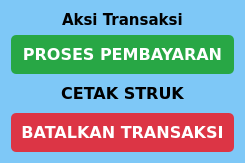
           <widget class="QFrame" name="transaction_action_frame">
            <property name="sizePolicy">
             <sizepolicy hsizetype="Preferred" vsizetype="Expanding">
              <horstretch>0</horstretch>
              <verstretch>0</verstretch>
             </sizepolicy>
            </property>
            <property name="styleSheet">
             <string notr="true">QFrame {
    background-color: #7ec8f7; 
    border-radius: 5px; 
}</string>
            </property>
            <property name="frameShape">
             <enum>QFrame::Shape::StyledPanel</enum>
            </property>
            <property name="frameShadow">
             <enum>QFrame::Shadow::Raised</enum>
            </property>
            <layout class="QVBoxLayout" name="verticalLayout_8">
             <item alignment="Qt::AlignmentFlag::AlignHCenter">
              <widget class="QLabel" name="transaction_action_label">
               <property name="sizePolicy">
                <sizepolicy hsizetype="Preferred" vsizetype="Fixed">
                 <horstretch>0</horstretch>
                 <verstretch>0</verstretch>
                </sizepolicy>
               </property>
               <property name="font">
                <font>
                 <family>Verdana</family>
                 <pointsize>11</pointsize>
                 <bold>true</bold>
                </font>
               </property>
               <property name="text">
                <string>Aksi Transaksi</string>
               </property>
              </widget>
             </item>
             <item>
              <widget class="QPushButton" name="payment_proses_button">
               <property name="sizePolicy">
                <sizepolicy hsizetype="Minimum" vsizetype="Expanding">
                 <horstretch>0</horstretch>
                 <verstretch>0</verstretch>
                </sizepolicy>
               </property>
               <property name="font">
                <font>
                 <family>Verdana</family>
                 <pointsize>12</pointsize>
                 <bold>true</bold>
                </font>
               </property>
               <property name="cursor">
                <cursorShape>PointingHandCursor</cursorShape>
               </property>
               <property name="styleSheet">
                <string notr="true">QPushButton {
    background-color: #28a745;
    color: white;
    border-radius: 5px;
    padding: 10px;
    font-weight: bold;
}
QPushButton:hover {
    background-color: #218838;
}</string>
               </property>
               <property name="text">
                <string>PROSES PEMBAYARAN</string>
               </property>
               <property name="icon">
                <iconset>
                 <normaloff>C:/Users/bianv/.designer/backup/resource/circle-check-solid.png</normaloff>C:/Users/bianv/.designer/backup/resource/circle-check-solid.png</iconset>
               </property>
               <property name="iconSize">
                <size>
                 <width>32</width>
                 <height>32</height>
                </size>
               </property>
               <property name="flat">
                <bool>true</bool>
               </property>
              </widget>
             </item>
             <item>
              <widget class="QPushButton" name="print_receipt_button">
               <property name="sizePolicy">
                <sizepolicy hsizetype="Minimum" vsizetype="Expanding">
                 <horstretch>0</horstretch>
                 <verstretch>0</verstretch>
                </sizepolicy>
               </property>
               <property name="font">
                <font>
                 <family>Verdana</family>
                 <pointsize>12</pointsize>
                 <bold>true</bold>
                </font>
               </property>
               <property name="cursor">
                <cursorShape>PointingHandCursor</cursorShape>
               </property>
               <property name="styleSheet">
                <string notr="true">/* Efek saat tombol disorot mouse (Hover) */
QPushButton:hover {
    background-color: #334155; /* Berubah jadi biru sedikit lebih terang saat disorot */
    border-left: 4px solid #3B82F6; /* Muncul garis biru neon di pinggir kiri */
}
QPushButton {
    text-align: center;
	background-color:  #086288;
}</string>
               </property>
               <property name="text">
                <string>CETAK STRUK</string>
               </property>
               <property name="icon">
                <iconset>
                 <normaloff>C:/Users/bianv/.designer/backup/resource/receipt-solid.png</normaloff>C:/Users/bianv/.designer/backup/resource/receipt-solid.png</iconset>
               </property>
               <property name="iconSize">
                <size>
                 <width>32</width>
                 <height>32</height>
                </size>
               </property>
               <property name="flat">
                <bool>true</bool>
               </property>
              </widget>
             </item>
             <item>
              <widget class="QPushButton" name="cancel_transaction_button">
               <property name="sizePolicy">
                <sizepolicy hsizetype="Minimum" vsizetype="Expanding">
                 <horstretch>0</horstretch>
                 <verstretch>0</verstretch>
                </sizepolicy>
               </property>
               <property name="font">
                <font>
                 <family>Verdana</family>
                 <pointsize>12</pointsize>
                 <bold>true</bold>
                </font>
               </property>
               <property name="cursor">
                <cursorShape>PointingHandCursor</cursorShape>
               </property>
               <property name="styleSheet">
                <string notr="true">QPushButton {
    background-color: #dc3545;
    color: white;
    border-radius: 5px;
    padding: 10px;
    font-weight: bold;
}
QPushButton:hover {
    background-color: #c82333;
}</string>
               </property>
               <property name="text">
                <string>BATALKAN TRANSAKSI</string>
               </property>
               <property name="icon">
                <iconset>
                 <normaloff>C:/Users/bianv/.designer/backup/resource/trash-can-solid.png</normaloff>C:/Users/bianv/.designer/backup/resource/trash-can-solid.png</iconset>
               </property>
               <property name="iconSize">
                <size>
                 <width>32</width>
                 <height>32</height>
                </size>
               </property>
               <property name="flat">
                <bool>true</bool>
               </property>
              </widget>
             </item>
            </layout>
           </widget>
